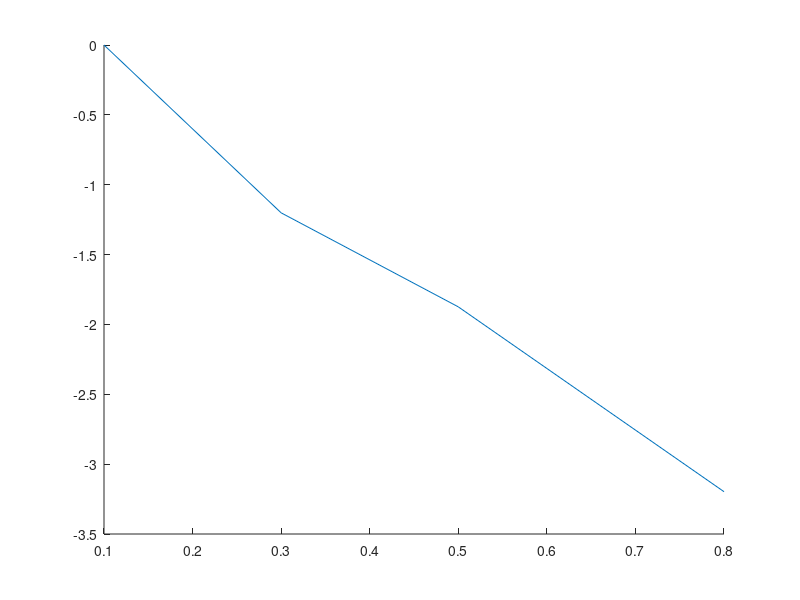

MATLAB code to generate this figure: (Note: this script raises an error after producing the figure.)
clc
clear
close all

% units
% rho_al, rho_pb = g/cm^3
% t_al, t_pb = s
% tau_0 = mu s
% x_al, x_pb = mm
% n_mess_al, n_korr_al, n1, n_mess_pb, n_korr_pb = 1/s
% d_betamax = mm
% n_gamma_max, n_ges, n_beta_max = 1/s
% mu_al, mu_pb = 1/cm
% mu_rho = cm^2/g
% d_half_pb = mm

% pre allocation
data = struct;

% pre definition
x_al = [0.1, 0.3, 0.5, 0.8, 1.0, 2.0, 3.0, 4.0, 8.0, 16.0]; % in mm
x_pb = [1.0, 2.0, 3.0, 4.0, 6.0, 8.0, 10.0, 15.0, 20.0, 30.0];  % in mm
t_al = ones(size(x_al));
t_pb = ones(size(x_pb));
t_al(:) = 60;    % in s
t_pb(:) = 120;  % in s
tau_0 = 230;    % in µs
y = log(1/50);
rho_al = 2.7;   % in g/cm^3
rho_pb = 11.34; % in g/cm^3

% insert their values here
N_al = [16390, 5157, 2657, 713, 640, 570, 522, 518, 460, 378];
N_pb = [1331, 1120, 1000, 937, 743, 625, 477, 380, 275, 136];

% 1a) n_mess & n_korr Aluminium
n_mess_al = zeros(size(N_al));
n_korr_al = zeros(size(N_al));
for N = 1:size(N_al, 2)
    n_mess_al(N) = N_al(N) / t_al(N);
    n_korr_al(N) = (N_al(N) / t_al(N)) / (1 - ((N_al(N) / t_al(N)) * tau_0 * 10^(-6)));
end

% ln(n_i/n_1) Aluminium
ln_nin1_al = zeros(size(N_al));
for N = 1:size(N_al, 2)
    ln_nin1_al(N) = log(n_korr_al(N) / n_korr_al(1));
end

n1 = n_korr_al(1);

% 1b) plot 
fig_al = figure(1);
hold on


% Regressionsgerade
x1 = x_al(1:4);
x2 = x_al(5:end);
y1 = ln_nin1_al(1:4);
y2 = ln_nin1_al(5:end);

p1 = polyfit(x1, y1, 1);
f1 = polyval(p1, x1);
p2 = polyfit(x2, y2, 1);
f2 = polyval(p2, x2);


al_1 = plot(x1, y1);
al_1.Marker = "o";
al_1.MarkerEdgeColor = "blue";
al_1.MarkerFaceColor = "blue";
al_1.LineStyle = "none";
al_1_reg = plot(x1, f1);
al_1_reg.Color = "blue";
al_2 = plot(x2, y2);
al_2.Marker = "o";
al_2.MarkerEdgeColor = "red";
al_2.MarkerFaceColor = "red";
al_2.LineStyle = "none";
al_2_reg = plot(x2, f2);
al_2_reg.Color = "red";

xlabel("x [mm]")
ylabel("ln(ni/n1)")
hold off

m1 = p1(1);     % in 1/mm
y0_1 = p1(2);
m2 = p2(1);     % in 1/mm
y0_2 = p2(2);

% 1c) Interpolation to find d_beta,max
d_betamax = (y - y0_1) / m1;

% 1d) mu/rho
mu_al = -m2 * 10;   % in 1/cm
mu_rho = mu_al/rho_al;  % in cm^2/g

% 2 Nachweiswahrscheinlichkeit
n_gamma_max = exp(y0_2) * n1;
n_ges = exp(y0_1) * n1;
n_beta_max = n_ges - n_gamma_max;

p_nachweis = n_gamma_max / n_beta_max;

data.x_al = x_al;
data.t_al = t_al;
data.N_al = N_al;
data.n_mess_al = n_mess_al;
data.n_korr_al = n_korr_al;
data.ln_nin1_al = ln_nin1_al;
data.n1_al = n1;
data.reg1_al = [m1, y0_1];
data.reg2_al = [m2, y0_2];
data.n_gamma_max_al = n_gamma_max;
data.n_beta_max_al = n_beta_max;
data.d_betamax_al = d_betamax;
data.Massenschwaechungskoeffizient_al = mu_rho;
data.Schwaechungskoeffizient_al = mu_al;
data.p_nachweis = p_nachweis;
data.tau_0 = tau_0;

% 3) Pb
% 3a) 
y = log(1/2);

n_mess_pb = zeros(size(N_pb));
n_korr_pb = zeros(size(N_pb));
for N = 1:size(N_pb, 2)
    n_mess_pb(N) = N_pb(N) / t_pb(N);
    n_korr_pb(N) = (N_pb(N) / t_pb(N)) / (1 - ((N_pb(N) / t_pb(N)) * tau_0 * 10^(-6)));
end

% ln(n_i/n_1) Aluminium
ln_nin1_pb = zeros(size(N_pb));
for N = 1:size(N_pb, 2)
    ln_nin1_pb(N) = log(n_mess_pb(N) / n_mess_pb(1));
end

n1 = n_mess_pb(1);

% plot 
fig_pb = figure(2);
hold on

p_pb = polyfit(x_pb, ln_nin1_pb, 1);
f_pb = polyval(p_pb, x_pb);


% Regressionsgerade
pb_plot = plot(x_pb, ln_nin1_pb);
pb_plot.Marker = "o";
pb_plot.MarkerEdgeColor = "blue";
pb_plot.MarkerFaceColor = "blue";
pb_plot.LineStyle = "none";

pb_plot_reg = plot(x_pb, f_pb);
pb_plot_reg.Color = "blue";

xlabel("x [mm]")
ylabel("ln(ni/n1)")

m1 = p_pb(1);     % in 1/mm
y0_1 = p_pb(2);

% 3 b) Halbwertsdicke
d_half_pb = (y - y0_1) / m1;

% 3c) Schwächungskoeffizient
mu_pb = -m1 * 10;     % in 1/cm
mu_rho = mu_pb/rho_pb;  % in cm^2/g

data.x_pb = x_pb;
data.t_pb = t_pb;
data.N_pb = N_pb;
data.n_mess_pb = n_mess_pb;
data.n_korr_pb = n_korr_pb;
data.ln_nin1_pb = ln_nin1_pb;
data.n1_pb = n1;
data.reg1_pb = [m1, y0_1];
data.d_half_pb = d_half_pb;
data.Massenschwaechungskoeffizient_pb = mu_rho;
data.Schwaechungskoeffizient_pb = mu_pb;


to_save = true;
if to_save
    prompt = ("Insert Filename: ");
    savename = input(prompt);
    save(strcat(char('G:\Meine Ablage\Master\Physik\Abgegebene Protokolle\Praktikum SoSe 25\'), ...
                        char(savename), '.mat'), '-struct', 'data')
end
